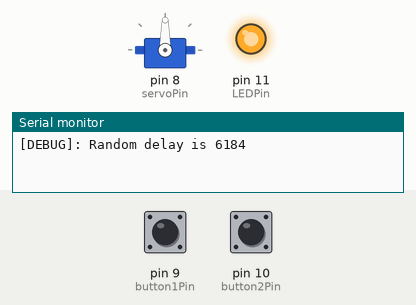
A sketch run on a simulated Arduino Nano, built with avr-gcc and run on an emulated ATmega328P. Parts: servo, output pins drawn as LEDs (lit = HIGH), the last lines printed to the serial monitor. The inputs (shaded band) are chosen by the test bench; at power-on: pin 9 (button1Pin) HIGH, pin 10 (button2Pin) HIGH. Random numbers use the default seed unless the sketch sets one.

Above: at 6.9 s.
7.0 s: pin 9 (button1Pin) pulled LOW for 0.2 s
At 7.7 s:
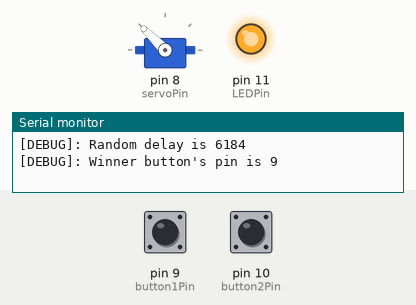
At 9.3 s:
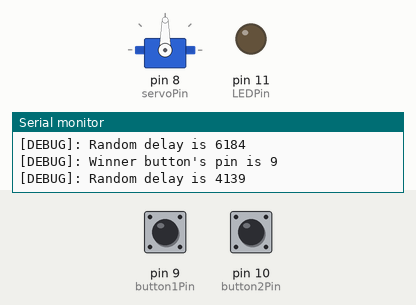
10.2 s: pin 10 (button2Pin) pulled LOW for 3.2 s
At 13.9 s:
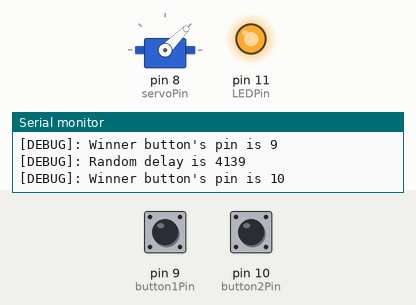
Timing chart, 0 to 27.2 s (numbered marks = the images above; inputs shaded):
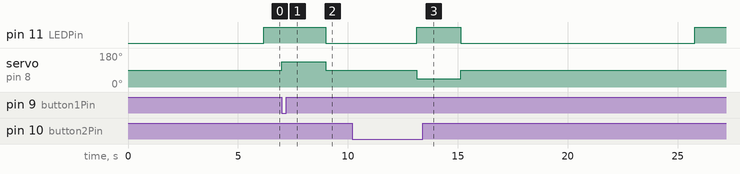

The sketch:

reaction_time_game.ino
```cpp
#include <Servo.h>

Servo servo{};

const int servoPin { 8 };

const int button1Pin { 9 };
const int button2Pin { 10 };

const int LEDPin { 11 };

const int checkWin();
void rotateServo(const int winnerButtonPin, Servo& servo);

void setup() {
  Serial.begin(9600);

  randomSeed(analogRead(A7));

  servo.attach(servoPin);
  servo.write(90);

  pinMode(button1Pin, INPUT_PULLUP);
  pinMode(button2Pin, INPUT_PULLUP);

  pinMode(LEDPin, OUTPUT);
}

void loop() {
  int randomTime { random(1000, 11000) };

  Serial.print("[DEBUG]: Random delay is ");
  Serial.println(randomTime);

  delay(randomTime);
  digitalWrite(LEDPin, HIGH);

  int winnerButtonPin { checkWin() };

  Serial.print("[DEBUG]: Winner button's pin is ");
  Serial.println(winnerButtonPin);

  rotateServo(winnerButtonPin, servo);

  servo.write(90);
  digitalWrite(LEDPin, LOW);
}

const int checkWin() {
  while (true) {
    int button1Val { digitalRead(button1Pin) };
    int button2Val { digitalRead(button2Pin) };

    if (button1Val == LOW)
      return button1Pin;

    else if (button2Val == LOW)
      return button2Pin;
  }
}

void rotateServo(const int winnerButtonPin, Servo& servo) {
  if (winnerButtonPin == button1Pin)
    servo.write(135);

  else
    servo.write(45);

  delay(2000);
}
```

Measured:
- after the input at 7.0 s, pin 11 (LEDPin): HIGH → LOW after 2.0 s; servo on pin 8 (servoPin): 90° → 135° at once, → 90° 2.0 s later
- after the input at 10.2 s, servo on pin 8 (servoPin): 90° → 45° after 2.9 s, → 90° 2.0 s later
